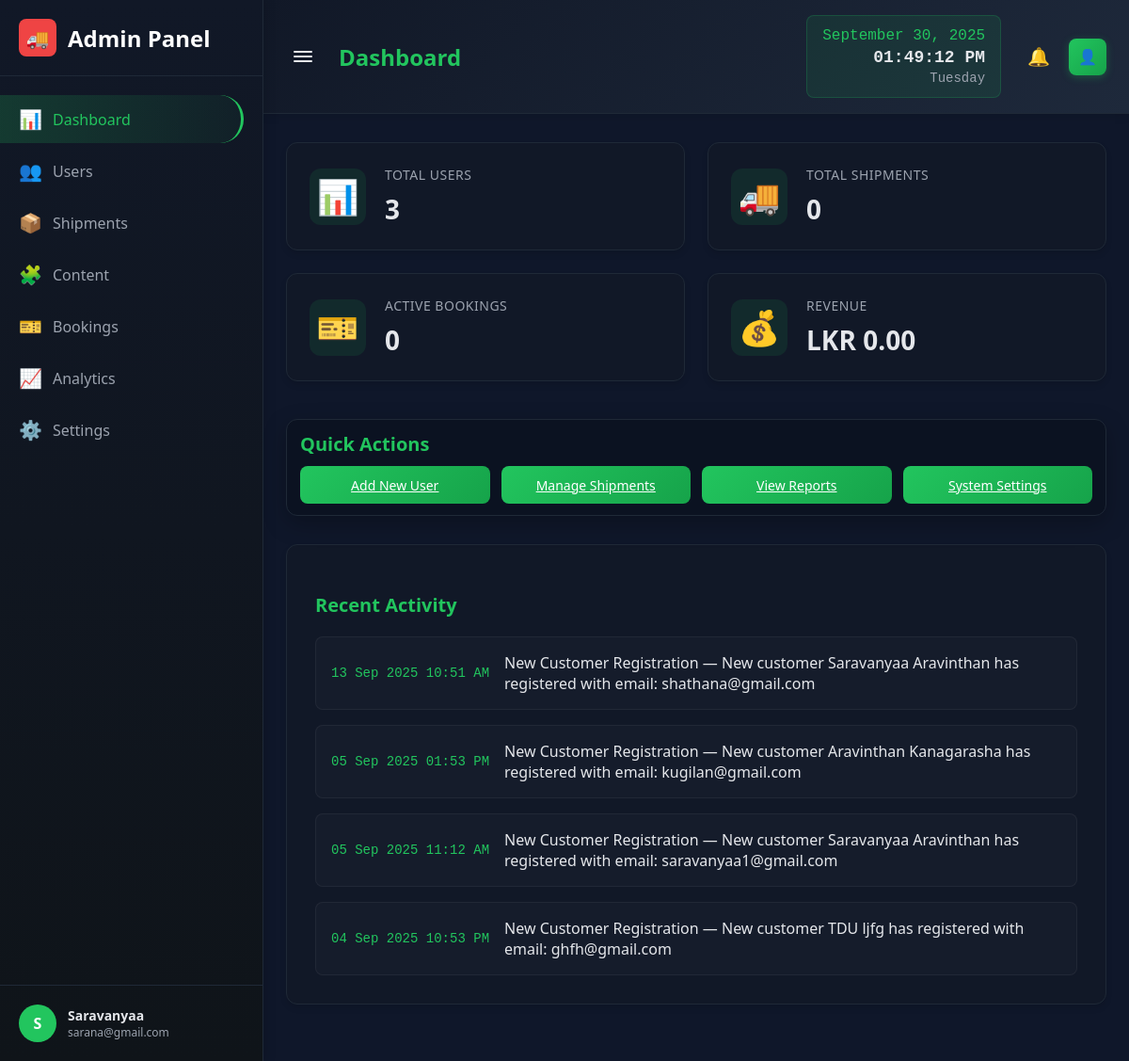
/dashboard, run on the app's committed database.
### app.py (models this page shows)
    class Notification(db.Model):
        __tablename__ = 'notifications'
        id = db.Column(db.Integer, primary_key=True)
        type = db.Column(db.String(50), nullable=False)  # 'booking', 'shipment', 'message'
        title = db.Column(db.String(200), nullable=False)
        message = db.Column(db.Text, nullable=False)
        is_read = db.Column(db.Boolean, default=False)
        created_at = db.Column(db.DateTime, default=datetime.datetime.utcnow)
        related_id = db.Column(db.Integer, nullable=True)  # ID of related shipment/booking

### app.py (the view)
    @app.route('/dashboard')
    def dashboard():
        try:
            total_users = Customer.query.count()
            total_shipments = Shipment.query.count()
            active_bookings = Shipment.query.filter(~Shipment.status.in_(['Delivered', 'Cancelled'])).count()
            revenue = db.session.query(func.coalesce(func.sum(Shipment.price), 0.0)).scalar() or 0.0
        except Exception:
            total_users = 0
            total_shipments = 0
            active_bookings = 0
            revenue = 0.0
        try:
            recent_notifications = get_all_notifications(limit=5)
        except Exception:
            recent_notifications = []
        stats = {
            'total_users': total_users,
            'total_shipments': total_shipments,
            'active_bookings': active_bookings,
            'revenue': float(revenue or 0.0),
        }
        return render_template('dashboard.html', stats=stats, recent_notifications=recent_notifications)

### templates/dashboard.html (shortened to what this page needs)
<!DOCTYPE html>
<html lang="en">
<head>
    <link rel="stylesheet" href="{{ url_for('static', filename='css/styles.css') }}">
</head>
<body class="dashboard-body">
    <div class="dashboard-layout">
        <aside class="dashboard-sidebar">
            <div class="sidebar-header">
                <div class="logo">
                    <span class="logo-icon">🚚</span>
                    <span class="logo-text">Admin Panel</span>
                </div>
            </div>
            <nav class="sidebar-nav">
                <ul class="nav-menu">
                    <li class="nav-item active">
                        <a href="{{ url_for('dashboard') }}" class="nav-link">
                            <span class="nav-icon">📊</span>
                            <span class="nav-text">Dashboard</span>
                        </a>
                    </li>
                    <li class="nav-item">
                        <a href="{{ url_for('users') }}" class="nav-link">
                            <span class="nav-icon">👥</span>
                            <span class="nav-text">Users</span>
                        </a>
                    </li>
                    <li class="nav-item">
                        <a href="{{ url_for('shipments') }}" class="nav-link">
                            <span class="nav-icon">📦</span>
                            <span class="nav-text">Shipments</span>
                        </a>
                    </li>
                    <li class="nav-item">
                        <a href="/admin/content" class="nav-link">
                            <span class="nav-icon">🧩</span>
                            <span class="nav-text">Content</span>
                        </a>
                    </li>
                    <li class="nav-item">
                        <a href="{{ url_for('bookings') }}" class="nav-link">
                            <span class="nav-icon">🎫</span>
                            <span class="nav-text">Bookings</span>
                        </a>
                    </li>
                    <li class="nav-item">
                        <a href="{{ url_for('analytics_page') }}" class="nav-link">
                            <span class="nav-icon">📈</span>
                            <span class="nav-text">Analytics</span>
                        </a>
                    </li>
                    <li class="nav-item">
                        <a href="{{ url_for('settings') }}" class="nav-link">
                            <span class="nav-icon">⚙️</span>
                            <span class="nav-text">Settings</span>
                        </a>
                    </li>
                </ul>
            </nav>
            <div class="sidebar-footer">
                <div class="user-profile">
                    <div class="user-avatar" id="profileAvatar">A</div>
                    <div class="user-info">
                        <div class="user-name" id="profileName">Admin</div>
                        <div class="user-role"><span id="profileEmail">Administrator</span></div>
                    </div>
                </div>
            </div>
        </aside>
        <main class="dashboard-main">
            <header class="dashboard-header">
                <div class="header-left">
                    <button class="sidebar-toggle" id="sidebarToggle">
                        <span></span>
                        <span></span>
                        <span></span>
                    </button>
                    <h1>Dashboard</h1>
                </div>
                <div class="header-right">
                    <div class="datetime-display">
                        <span id="current-date"></span>
                        <span id="current-time"></span>
                        <span id="current-day"></span>
                    </div>
                    <div class="header-actions">
                        <div class="notification-dropdown">
                            <button class="notification-btn" id="notificationBtn">
                                🔔
                            </button>
                        </div>
                        <div class="profile-dropdown">
                            <button class="profile-btn" id="profileBtn">👤</button>
                        </div>
                    </div>
                </div>
            </header>
            <div class="dashboard-content">
        <div class="dashboard-grid">
            <div class="stat-card">
                <div class="stat-icon">📊</div>
                <div class="stat-info">
                    <h3>Total Users</h3>
                    <p class="stat-number" id="statTotalUsers">{{ stats.total_users }}</p>
                </div>
            </div>
            <div class="stat-card">
                <div class="stat-icon">🚚</div>
                <div class="stat-info">
                    <h3>Total Shipments</h3>
                    <p class="stat-number" id="statTotalShipments">{{ stats.total_shipments }}</p>
                </div>
            </div>
            <div class="stat-card">
                <div class="stat-icon">🎫</div>
                <div class="stat-info">
                    <h3>Active Bookings</h3>
                    <p class="stat-number" id="statActiveBookings">{{ stats.active_bookings }}</p>
                </div>
            </div>
            <div class="stat-card">
                <div class="stat-icon">💰</div>
                <div class="stat-info">
                    <h3>Revenue</h3>
                    <p class="stat-number" id="statRevenue">{{ stats.revenue|lkr }}</p>
                </div>
            </div>
        </div>
        <div class="quick-actions">
            <h3>Quick Actions</h3>
            <div class="action-buttons">
                <a class="action-btn" href="{{ url_for('users') }}">Add New User</a>
                <a class="action-btn" href="{{ url_for('shipments') }}">Manage Shipments</a>
                <a class="action-btn" href="{{ url_for('analytics_page') }}">View Reports</a>
                <a class="action-btn" href="{{ url_for('settings') }}">System Settings</a>
            </div>
        </div>
        <div class="recent-activity">
            <h3>Recent Activity</h3>
            <div class="activity-list" id="recentActivityList">
                {% if recent_notifications and recent_notifications|length > 0 %}
                    {% for n in recent_notifications %}
                    <div class="activity-item">
                        <span class="activity-time">{{ n.created_at|colombo_human }}</span>
                        <span class="activity-text">{{ n.title }} — {{ n.message }}</span>
                    </div>
                    {% endfor %}
                {% else %}
                    <div class="activity-item">
                        <span class="activity-text">No recent activity</span>
                    </div>
                {% endif %}
            </div>
        </div>
    </div>
        </main>
    </div>
</body>
</html>

### data on the page
Notification: created_at|colombo_human "13 Sep 2025 10:51 AM", title "New Customer Registration", message "New customer Saravanyaa Aravinthan has registered with email: shathana@gmail.com"
Notification: created_at|colombo_human "05 Sep 2025 01:53 PM", title "New Customer Registration", message "New customer Aravinthan Kanagarasha has registered with email: kugilan@gmail.com"
Notification: created_at|colombo_human "05 Sep 2025 11:12 AM", title "New Customer Registration", message "New customer Saravanyaa Aravinthan has registered with email: saravanyaa1@gmail.com"
Notification: created_at|colombo_human "04 Sep 2025 10:53 PM", title "New Customer Registration", message "New customer TDU ljfg has registered with email: ghfh@gmail.com"

### other printed values
{{ stats.total_users }} "3"
{{ stats.total_shipments }} "0"
{{ stats.active_bookings }} "0"
